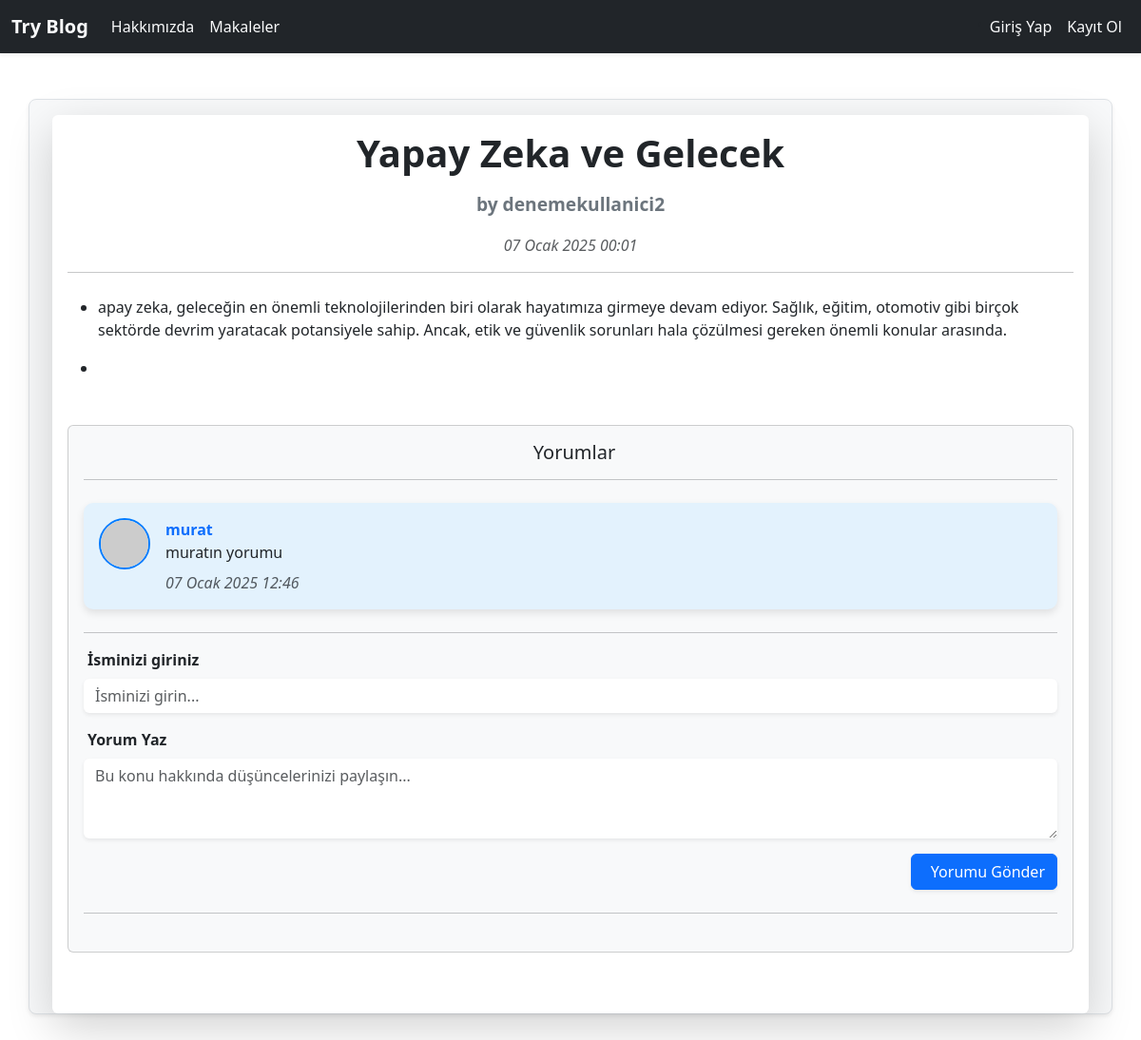
The app's page /articles/article/23/ with its own data.
### article/models.py (models this page shows, shortened)
class Article(models.Model):
    author = models.ForeignKey("auth.User", on_delete=models.CASCADE, verbose_name="Yazar")
    title = models.CharField(max_length=50, verbose_name="Başlık")
    content = RichTextField(verbose_name="İçerik")
    created_date = models.DateTimeField(auto_now_add=True, verbose_name="Oluşturulma Tarihi")
    article_image = models.FileField(blank=True,null=True,verbose_name="Makaleye Fotoğraf Ekleyin") # blank ve null true olduğu için doldurulması zorunlu değil
    class Meta:
        ordering = ['-created_date'] # created_date alanına göre sıralama yapar başına - koyduğumuz için en son ilk gösterilir

class Comment(models.Model):
    article = models.ForeignKey(Article, on_delete=models.CASCADE, related_name="comments", verbose_name="Makale")
    comment_author = models.CharField(max_length=50, verbose_name="Yazar")
    comment_content = models.TextField(max_length=200, verbose_name="Yorum")
    comment_date = models.DateTimeField(auto_now_add=True, verbose_name="Oluşturulma Tarihi")
    class Meta:
        ordering = ['-comment_date'] # comment_date alanına göre sıralama yapar başına - koyduğumuz için en son ilk gösterilir

### article/views.py (the view)
# urls.py: path("article/<int:id>/",views.detail,name = 'detail'),
def detail(request,id):
    article = get_object_or_404(Article,id = id) # Article modelindeki id'si id olanı getir eğer yoksa 404 döndür
    comments = article.comments.all() # article'ın comment'lerini getir
    return render(request,"detail.html",{"article":article,"comments":comments}) # detail.html dosyasını döndürür ve article'ı gönderir

### templates/detail.html (shortened to what this page needs)
{% extends "layout.html" %} {% block body %}
<div class="container mt-3">
  <div class="row justify-content-center">
    <div class="col-lg-12">
      <div class="card shadow-lg border-0">
        <div class="card-body">
          <header class="mb-4">
            <h1 class="card-title fw-bolder mb-3 text-center">
              {{ article.title }}
            </h1>
            <div
              class="fw-bold text-secondary mb-3 text-center"
              style="font-size: 1.2em"
            >
              by {{ article.author.username }}
            </div>
            <div class="text-muted fst-italic mb-2 text-center">
              {{ article.created_date }}
            </div>
            <hr />
          </header>
          <section class="mb-5">
            <p class="fs-5 mb-4 text-justify">{{ article.content|safe }}</p>
          </section>
          <section class="mb-5">
            <div class="card bg-light">
              <div class="card-body">
                <h5 class="card-title mb-3 text-center">
                  Yorumlar
                </h5>
                <hr class="mb-4" />
                {% if comments %} {% for comment in comments %}
                <div
                  class="d-flex mb-4 p-3"
                  style="
                    background-color: #e3f2fd;
                    border-radius: 10px;
                    box-shadow: 0 4px 8px rgba(0, 0, 0, 0.1);
                  "
                >
                  <div class="flex-shrink-0">
                    <img
                      class="rounded-circle"
                      src="https://via.placeholder.com/50"
                      alt="User Avatar"
                      style="border: 2px solid #007bff"
                    />
                  </div>
                  <div class="ms-3">
                    <div class="fw-bold text-primary">
                      {{comment.comment_author}}
                    </div>
                    <p class="mb-1">{{comment.comment_content}}</p>
                    <div class="text-muted fst-italic mt-2">
                      {{comment.comment_date}}
                    </div>
                  </div>
                </div>
                {% endfor %} {% else %}
                <div class="alert alert-info">
                  Bu makaleye herhangi bir yorum yapılmamış, ilk yorumu yapan
                  siz olun!
                </div>
                {% endif %}
                <hr />
                <form
                  class="mb-4"
                  action="{% url 'article:comment' article.id%}"
                  method="POST"
                >
                  <div class="mb-3">
                    <label for="commentAuthor" class="form-label fw-semibold">
                      İsminizi giriniz
                    </label>
                    <input
                      name="comment_author"
                      type="text"
                      class="form-control border-0 shadow-sm"
                      id="commentAuthor"
                      placeholder="İsminizi girin..."
                    />
                  </div>
                  <div class="mb-3">
                    <label for="comment_content" class="form-label fw-semibold">
                      Yorum Yaz
                    </label>
                    <textarea
                      name="comment_content"
                      id="comment_content"
                      class="form-control border-0 shadow-sm"
                      rows="3"
                      placeholder="Bu konu hakkında düşüncelerinizi paylaşın..."
                    ></textarea>
                  </div>
                  <div class="d-grid gap-2 d-md-flex justify-content-md-end">
                    <button type="submit" class="btn btn-primary shadow-sm">
                      Yorumu Gönder
                    </button>
                  </div>
                </form>
                <hr class="my-4" />
              </div>
            </div>
          </section>
        </div>
      </div>
    </div>
  </div>
</div>
{% endblock body %}

### records on screen
Article: title "Yapay Zeka ve Gelecek", author.username "denemekullanici2", created_date "07 Ocak 2025 00:01", content "apay zeka, geleceğin en önemli teknolojilerinden biri olarak hayatımıza girmeye devam ediyor. Sağlık, eğitim, otomotiv gibi birçok sektörde devrim yaratacak potansiyele sahip. Ancak, etik ve güvenlik sorunları hala çözülmesi gereken önemli konular arasında."
Comment: comment_author "murat", comment_content "muratın yorumu", comment_date "07 Ocak 2025 12:46"
